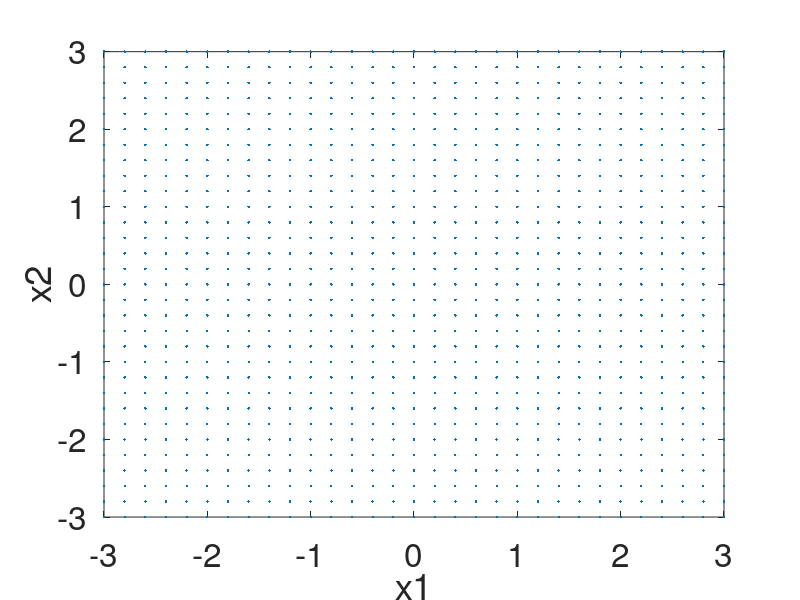
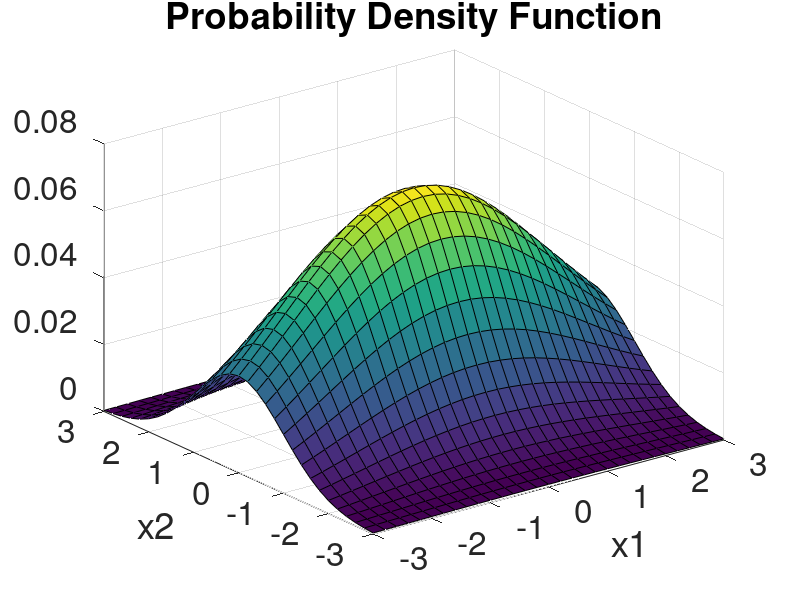
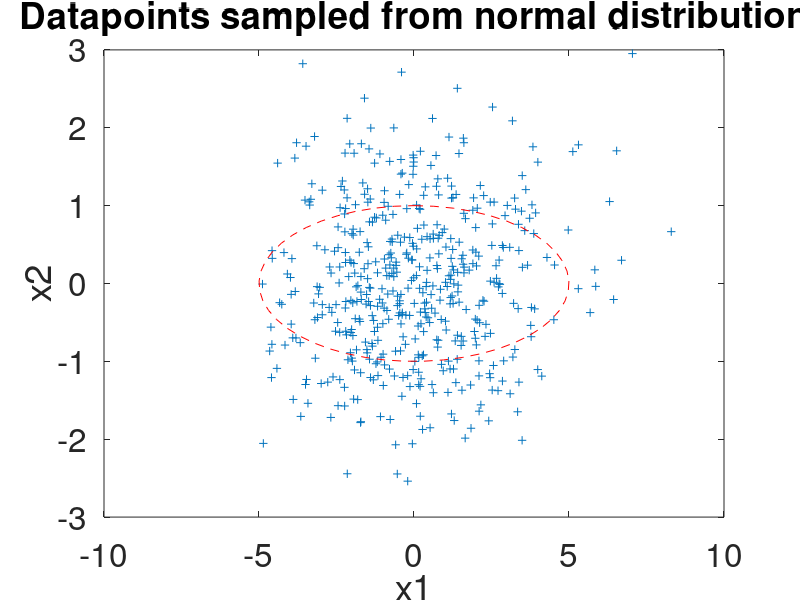

These figures' MATLAB source, in order: (Note: this script raises an error after producing the figures.)
% This is a MATLAB script for the
% CLPS1291 lecture on random variables

% Other m-files required: none
% Subfunctions: none
% MAT-files required: none
% Author: Thomas Serre
% Brown University
% CLPS Department
% email: Thomas_Serre@Brown.edu
% Website: http://serre-lab.clps.brown.edu
% February 2014;
set(0,'DefaultAxesFontSize', 24)

%% 1D
figure(1)

n = 100; % number of sample points
M  = 0;    % mean
S  = 1;    % std

% Use normpdf to compute the pdf of a Gaussian random variable
% with mean M and std S

x1 = -10:.2:10;
Y  = normpdf(x1, M, S);

% Sample random points from a normal distribution with mean M and
% std S (remember that randn samples from a zero mean and unit
% standard deviation but you can shift the mean by adding a
% constant M and change the std by multiplying the points by S

X  = M + S*randn(n,1);

% Normfit estimates the mean M1 and std S1 of the normal
% distribution given the data X

[M1, S1] = normfit(X);

% Plot the corresponding pdf
Y1 = 1/(sqrt(2*pi)*S1)*exp(-(x1-M1).^2/(2*S1^2));

plot(x1, Y, 'r', x1, Y1, 'b--', X , 0,'.b')

legend('true pdf', 'estimated pdf', 'random samples')
xlabel('x'); ylabel('pdf');

%% 2D

close all

n = 500; % number of sample points

M = [0 0];     % mean
S = [5 0;
     0 1]; % covariance matrix

x1 = -3:.2:3; 
x2 = -3:.2:3;

[X1, X2] = meshgrid(x1,x2); % creates a cartesian grid

% you can see what meshgrid does by plotting X1 vs X2
figure(1)
plot(X1(:), X2(:), '.');

F = mvnpdf([X1(:) X2(:)], M, S); % multivariate pdf
F = reshape(F,length(x2),length(x1)); % reshape to plot as 3D function
xlabel('x1'); ylabel('x2'); zlabel('See what meshgrid does');

% what the pdf should be
figure(2), surf(X1,X2,F);

xlabel('x1'); ylabel('x2'); title('Probability Density Function');

% sample points
X = mvnrnd(M, S, n); % sample points

% estimated mean and cov
M1 = mean(X);
S1 = cov(X);

disp('True mean and cov:');
M
S

disp('Estimated mean and cov:');
M1
S1


% Iso probability contours
figure(3), plot(X(:,1), X(:,2),'+')
% axis([-5 5 -5 5])

hold on;

x1    = linspace(0,2*pi, 50)';
x     = cos(x1); y=sin(x1);
ap    = [x(:) y(:)]';
[v,d] = eig(S);

bp    = (v*d*ap) + repmat(M', 1, size(ap,2)); 
plot(bp(1,:), bp(2,:), '--r');
hold off;

xlabel('x1'); ylabel('x2'); title('Datapoints sampled from normal distribution');
%% image

close all

n = 500; % number of sample points

img = double(rgb2gray(imread('../Data/images/pippin_jtalon0033.tif')))/255;

figure(1), imshow(img);

figure(2), hist(img(:), [0:0.05:1]);
title('Pixel histogram');
xlabel('Intensities')
ylabel('Count');

sh_img = circshift(img, [0 10]);
I      = randperm(prod(size(img)));
X1     = img(I(1:n));
X2     = sh_img(I(1:n));
X      = [X1; X2]';

disp('True mean and cov:')
% estimated mean and cov
M = mean(X)
S = cov(X)

figure(3), plot(X1, X2, '.');
xlabel('x1'); ylabel('x2'); title('Sample pixel pairs');

%% 3D

close all

n = 500; % number of sample points

M = [0 0 0];     % mean
S = [1 0 0;0 1 0; 0 0 1]; % covariance matrix

figure(1)

% sample points
X = mvnrnd(M, S, n);

[x,y,z] = sphere(50);
ap = [x(:) y(:) z(:)]';
[v,d]=eig(S);
if any(d(:) < 0)
    fprintf('warning: negative eigenvalues\n');
    d = max(d,0);
end

bp = (v*d*ap) + repmat(M', 1, size(ap,2));
xp = reshape(bp(1,:), size(x));
yp = reshape(bp(2,:), size(y));
zp = reshape(bp(3,:), size(z));

plot3(X(:,1), X(:,2), X(:,3), '.');
hold on;
h = surf(xp,yp,zp); alpha(.3)
axis([-2 2 -2 2 -2 2])

